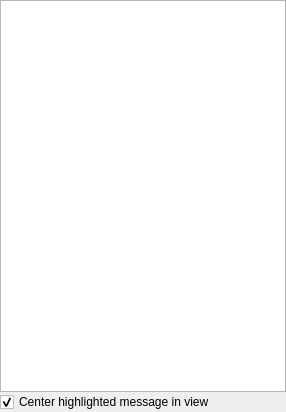
<?xml version="1.0" encoding="UTF-8"?>
<ui version="4.0">
 <class>librepcb::project::editor::BoardDesignRuleCheckMessagesDock</class>
 <widget class="QDockWidget" name="librepcb::project::editor::BoardDesignRuleCheckMessagesDock">
  <property name="geometry">
   <rect>
    <x>0</x>
    <y>0</y>
    <width>286</width>
    <height>412</height>
   </rect>
  </property>
  <property name="allowedAreas">
   <set>Qt::LeftDockWidgetArea|Qt::RightDockWidgetArea</set>
  </property>
  <property name="windowTitle">
   <string>DRC</string>
  </property>
  <widget class="QWidget" name="centralWidget">
   <layout class="QVBoxLayout" name="verticalLayout">
    <property name="spacing">
     <number>0</number>
    </property>
    <property name="leftMargin">
     <number>0</number>
    </property>
    <property name="topMargin">
     <number>0</number>
    </property>
    <property name="rightMargin">
     <number>0</number>
    </property>
    <property name="bottomMargin">
     <number>0</number>
    </property>
    <item>
     <widget class="QListWidget" name="listWidget"/>
    </item>
    <item>
     <widget class="QCheckBox" name="cbxCenterInView">
      <property name="text">
       <string>Center highlighted message in view</string>
      </property>
      <property name="checked">
       <bool>true</bool>
      </property>
     </widget>
    </item>
   </layout>
  </widget>
 </widget>
 <resources/>
 <connections/>
</ui>
